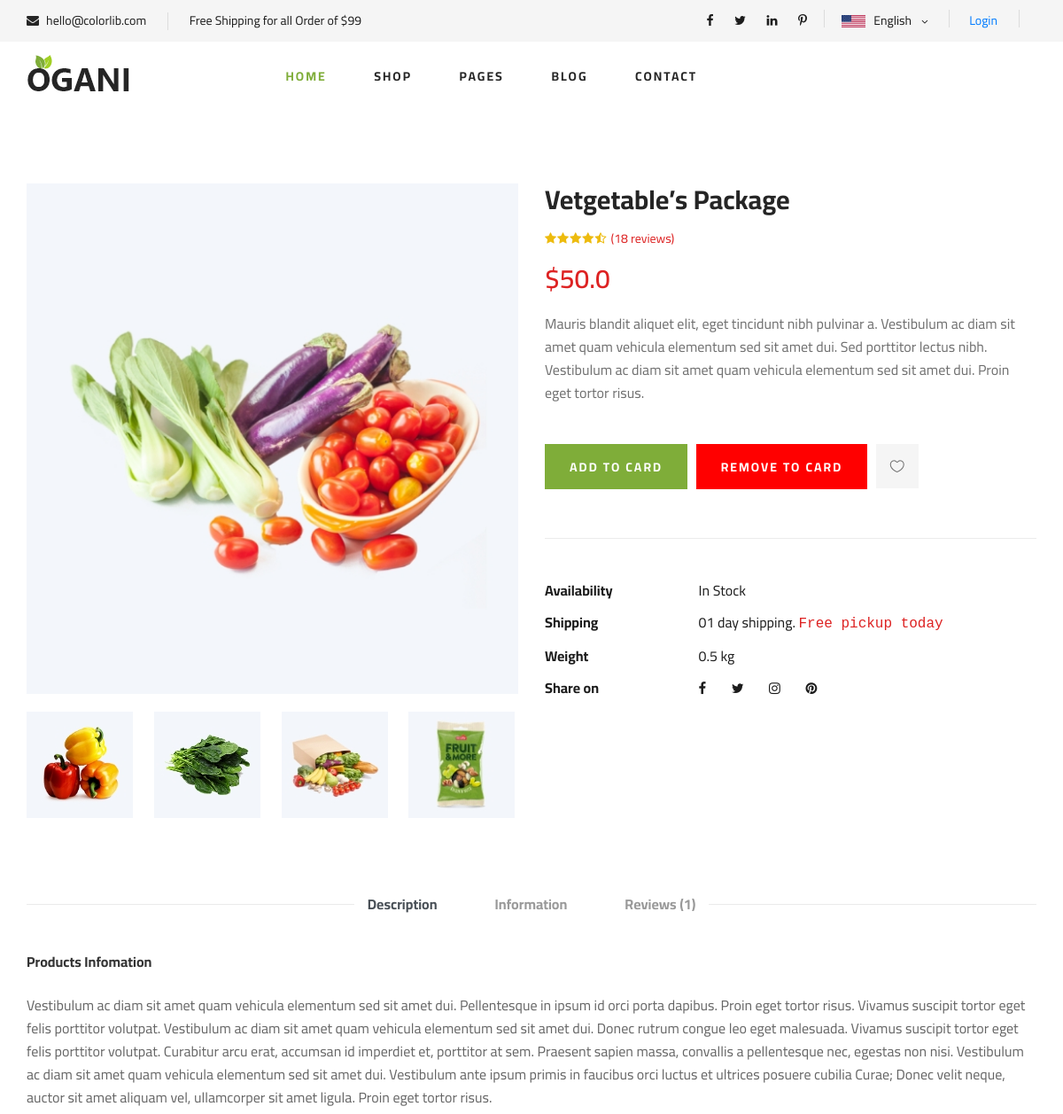
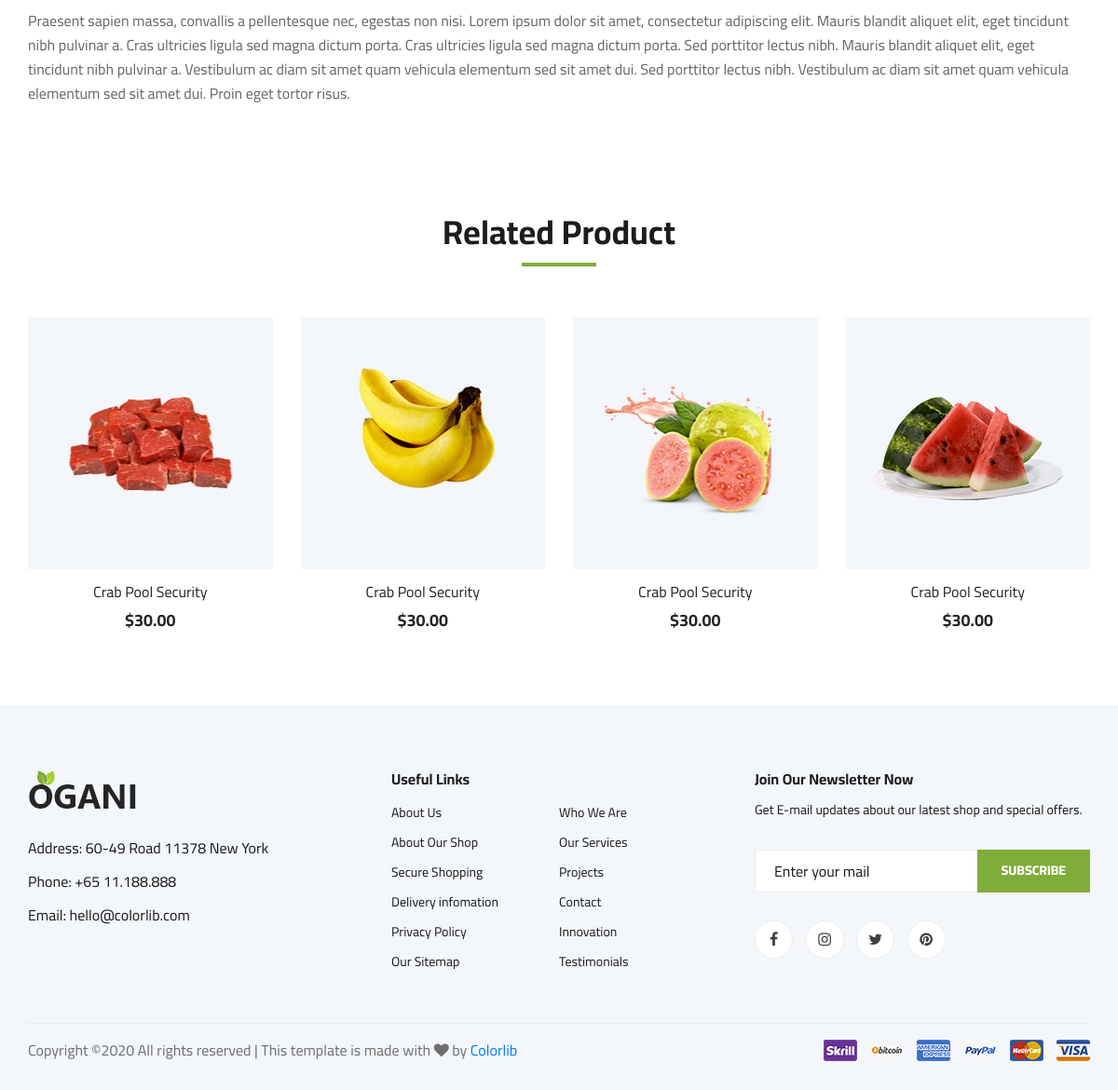
Screenshot of /shop/home/vetgetables-package/ with the database file from the repository (2 pictures, top to bottom).
### shop/models.py (models this page shows, shortened)
class Item(models.Model):
    title = models.CharField(max_length=70)
    slug = models.SlugField(max_length=70)
    category = models.ForeignKey(CATEGORY,on_delete=models.CASCADE)
    description = models.TextField()
    image = models.ImageField()
    price = models.FloatField()
    Weight = models.FloatField()
    Availabil = models.BooleanField(default=False)
    def get_add_to_cart_url(self):
        return reverse('shop:add_to_cart', kwargs={'slug': self.slug})
    def get_remove_to_cart(self):
        return reverse('shop:remove_to_cart', kwargs={'slug': self.slug})

### shop/views.py (the view)
# urls.py: path('home/<str:slug>/', views.Home_Detail,name='Home_Detail'),
def Home_Detail(request,slug):
    pks = get_object_or_404(Item,slug=slug)
    parm ={
      'object':pks
    }
    return render(request,'shop/shop-details.html',parm)

### shop/templatetags/cart_template_tags.py (called while the page is built)
@register.filter
def dollar(number):
    return '$'+str(number)

### templates/shop/shop-details.html (shortened to what this page needs)
{% extends "base.html" %}
{% block contect %}
    <section class="product-details spad">
        <div class="container">
{% load cart_template_tags %}
            <div class="row">
                <div class="col-lg-6 col-md-6">
                    <div class="product__details__pic">
                        <div class="product__details__pic__item">
                            <img class="product__details__pic__item--large"
                                src="{{ object.image.url }}" alt="">
                        </div>
                        <div class="product__details__pic__slider owl-carousel">
                            <img data-imgbigurl="img/product/details/product-details-2.jpg"
                                src="img/product/details/thumb-1.jpg" alt="">
                            <img data-imgbigurl="img/product/details/product-details-3.jpg"
                                src="img/product/details/thumb-2.jpg" alt="">
                            <img data-imgbigurl="img/product/details/product-details-5.jpg"
                                src="img/product/details/thumb-3.jpg" alt="">
                            <img data-imgbigurl="img/product/details/product-details-4.jpg"
                                src="img/product/details/thumb-4.jpg" alt="">
                        </div>
                    </div>
                </div>
                <div class="col-lg-6 col-md-6">
                    <div class="product__details__text">
                        <h3>{{ object.title }}</h3>
                        <div class="product__details__rating">
                            <i class="fa fa-star"></i>
                            <i class="fa fa-star"></i>
                            <i class="fa fa-star"></i>
                            <i class="fa fa-star"></i>
                            <i class="fa fa-star-half-o"></i>
                            <span>(18 reviews)</span>
                        </div>
                        <div class="product__details__price">{{ object.price|dollar }}</div>
                        <p>{{ object.description }}</p>
                        <a href="{{ object.get_add_to_cart_url }}" class="primary-btn">ADD TO CARD</a>
                        <a href="{{ object.get_remove_to_cart }}" class="primary-btn" style="background-color: red">REMOVE TO CARD</a>
                        <a href="#" class="heart-icon"><span class="icon_heart_alt"></span></a>
                        <ul>
                            <li><b>Availability</b> <span>In Stock</span></li>
                            <li><b>Shipping</b> <span>01 day shipping. <samp>Free pickup today</samp></span></li>
                            <li><b>Weight</b> <span>0.5 kg</span></li>
                            <li><b>Share on</b>
                                <div class="share">
                                    <a href="#"><i class="fa fa-facebook"></i></a>
                                    <a href="#"><i class="fa fa-twitter"></i></a>
                                    <a href="#"><i class="fa fa-instagram"></i></a>
                                    <a href="#"><i class="fa fa-pinterest"></i></a>
                                </div>
                            </li>
                        </ul>
                    </div>
                </div>
                <div class="col-lg-12">
                    <div class="product__details__tab">
                        <ul class="nav nav-tabs" role="tablist">
                            <li class="nav-item">
                                <a class="nav-link active" data-toggle="tab" href="#tabs-1" role="tab"
                                    aria-selected="true">Description</a>
                            </li>
                            <li class="nav-item">
                                <a class="nav-link" data-toggle="tab" href="#tabs-2" role="tab"
                                    aria-selected="false">Information</a>
                            </li>
                            <li class="nav-item">
                                <a class="nav-link" data-toggle="tab" href="#tabs-3" role="tab"
                                    aria-selected="false">Reviews <span>(1)</span></a>
                            </li>
                        </ul>
                        <div class="tab-content">
                            <div class="tab-pane active" id="tabs-1" role="tabpanel">
                                <div class="product__details__tab__desc">
                                    <h6>Products Infomation</h6>
                                    <p>Vestibulum ac diam sit amet quam vehicula elementum sed sit amet dui.
                                        Pellentesque in ipsum id orci porta dapibus. Proin eget tortor risus. Vivamus
                                        suscipit tortor eget felis porttitor volutpat. Vestibulum ac diam sit amet quam
                                        vehicula elementum sed sit amet dui. Donec rutrum congue leo eget malesuada.
                                        Vivamus suscipit tortor eget felis porttitor volutpat. Curabitur arcu erat,
                                        accumsan id imperdiet et, porttitor at sem. Praesent sapien massa, convallis a
                                        pellentesque nec, egestas non nisi. Vestibulum ac diam sit amet quam vehicula
                                        elementum sed sit amet dui. Vestibulum ante ipsum primis in faucibus orci luctus
                                        et ultrices posuere cubilia Curae; Donec velit neque, auctor sit amet aliquam
                                        vel, ullamcorper sit amet ligula. Proin eget tortor risus.</p>
                                        <p>Praesent sapien massa, convallis a pellentesque nec, egestas non nisi. Lorem
                                        ipsum dolor sit amet, consectetur adipiscing elit. Mauris blandit aliquet
                                        elit, eget tincidunt nibh pulvinar a. Cras ultricies ligula sed magna dictum
                                        porta. Cras ultricies ligula sed magna dictum porta. Sed porttitor lectus
                                        nibh. Mauris blandit aliquet elit, eget tincidunt nibh pulvinar a.
                                        Vestibulum ac diam sit amet quam vehicula elementum sed sit amet dui. Sed
                                        porttitor lectus nibh. Vestibulum ac diam sit amet quam vehicula elementum
                                        sed sit amet dui. Proin eget tortor risus.</p>
                                </div>
                            </div>
                        </div>
                    </div>
                </div>
            </div>
        </div>
    </section>
    <section class="related-product">
        <div class="container">
            <div class="row">
                <div class="col-lg-12">
                    <div class="section-title related__product__title">
                        <h2>Related Product</h2>
                    </div>
                </div>
            </div>
            <div class="row">
                <div class="col-lg-3 col-md-4 col-sm-6">
                    <div class="product__item">
                        <div class="product__item__pic set-bg" data-setbg="img/product/product-1.jpg">
                        </div>
                        <div class="product__item__text">
                            <h6><a href="#">Crab Pool Security</a></h6>
                            <h5>$30.00</h5>
                        </div>
                    </div>
                </div>
                <div class="col-lg-3 col-md-4 col-sm-6">
                    <div class="product__item">
                        <div class="product__item__pic set-bg" data-setbg="img/product/product-2.jpg">
                        </div>
                        <div class="product__item__text">
                            <h6><a href="#">Crab Pool Security</a></h6>
                            <h5>$30.00</h5>
                        </div>
                    </div>
                </div>
                <div class="col-lg-3 col-md-4 col-sm-6">
                    <div class="product__item">
                        <div class="product__item__pic set-bg" data-setbg="img/product/product-3.jpg">
                        </div>
                        <div class="product__item__text">
                            <h6><a href="#">Crab Pool Security</a></h6>
                            <h5>$30.00</h5>
                        </div>
                    </div>
                </div>
                <div class="col-lg-3 col-md-4 col-sm-6">
                    <div class="product__item">
                        <div class="product__item__pic set-bg" data-setbg="img/product/product-7.jpg">
                        </div>
                        <div class="product__item__text">
                            <h6><a href="#">Crab Pool Security</a></h6>
                            <h5>$30.00</h5>
                        </div>
                    </div>
                </div>
            </div>
        </div>
    </section>
 {% endblock %}

### static/css/style.css (style rules this page uses)
html, body { height: 100%; font-family: "Cairo", sans-serif; -webkit-font-smoothing: antialiased; font-smoothing: antialiased; }
h1, h2, h3, h4, h5, h6 { margin: 0; color: #111111; font-weight: 400; font-family: "Cairo", sans-serif; }
h2 { font-size: 36px; }
h3 { font-size: 30px; }
h5 { font-size: 18px; }
h6 { font-size: 16px; }
p { font-size: 16px; font-family: "Cairo", sans-serif; color: #6f6f6f; font-weight: 400; line-height: 26px; margin: 0 0 15px 0; }
img { max-width: 100%; }
ul, ol { padding: 0; margin: 0; }
.section-title { margin-bottom: 50px; text-align: center; }
.section-title h2 { color: #1c1c1c; font-weight: 700; position: relative; }
.section-title h2:after { position: absolute; left: 0; bottom: -15px; right: 0; height: 4px; width: 80px; background: #7fad39; content: ""; margin: 0 auto; }
.set-bg { background-repeat: no-repeat; background-size: cover; background-position: top center; }
.spad { padding-top: 100px; padding-bottom: 100px; }
.primary-btn { display: inline-block; font-size: 14px; padding: 10px 28px 10px; color: #ffffff; text-transform: uppercase; font-weight: 700; background: #7fad39; letter-spacing: 2px; }
.product__item { margin-bottom: 50px; }
.product__item__pic { height: 270px; position: relative; overflow: hidden; }
.product__item__text { text-align: center; padding-top: 15px; }
.product__item__text h6 { margin-bottom: 10px; }
.product__item__text h6 a { color: #252525; }
.product__item__text h5 { color: #252525; font-weight: 700; }
.product-details { padding-top: 80px; }
.product__details__pic__item { margin-bottom: 20px; }
.product__details__pic__item img { min-width: 100%; }
.product__details__pic__slider img { cursor: pointer; }
.product__details__pic__slider.owl-carousel .owl-item img { width: auto; }
.product__details__text h3 { color: #252525; font-weight: 700; margin-bottom: 16px; }
.product__details__text .product__details__rating { font-size: 14px; margin-bottom: 12px; }
.product__details__text .product__details__rating i { margin-right: -2px; color: #EDBB0E; }
.product__details__text .product__details__rating span { color: #dd2222; margin-left: 4px; }
.product__details__text .product__details__price { font-size: 30px; color: #dd2222; font-weight: 600; margin-bottom: 15px; }
.product__details__text p { margin-bottom: 45px; }
.product__details__text .primary-btn { padding: 16px 28px 14px; margin-right: 6px; margin-bottom: 5px; }
.product__details__text .heart-icon { display: inline-block; font-size: 16px; color: #6f6f6f; padding: 13px 16px 13px; background: #f5f5f5; }
.product__details__text ul { border-top: 1px solid #ebebeb; padding-top: 40px; margin-top: 50px; }
.product__details__text ul li { font-size: 16px; color: #1c1c1c; list-style: none; line-height: 36px; }
.product__details__text ul li b { font-weight: 700; width: 170px; display: inline-block; }
.product__details__text ul li span samp { color: #dd2222; }
.product__details__text ul li .share { display: inline-block; }
.product__details__text ul li .share a { display: inline-block; font-size: 15px; color: #1c1c1c; margin-right: 25px; }
.product__details__text ul li .share a:last-child { margin-right: 0; }
.product__details__tab { padding-top: 85px; }
.product__details__tab .nav-tabs { border-bottom: none; justify-content: center; position: relative; }
.product__details__tab .nav-tabs:before { position: absolute; left: 0; top: 12px; height: 1px; width: 370px; background: #ebebeb; content: ""; }
.product__details__tab .nav-tabs:after { position: absolute; right: 0; top: 12px; height: 1px; width: 370px; background: #ebebeb; content: ""; }
.product__details__tab .nav-tabs li { margin-bottom: 0; margin-right: 65px; }
.product__details__tab .nav-tabs li:last-child { margin-right: 0; }
.product__details__tab .nav-tabs li a { font-size: 16px; color: #999999; font-weight: 700; border: none; border-top-left-radius: 0; border-top-right-radius: 0; padding: 0; }
.product__details__tab .product__details__tab__desc { padding-top: 44px; }
.product__details__tab .product__details__tab__desc h6 { font-weight: 700; color: #333333; margin-bottom: 26px; }
.product__details__tab .product__details__tab__desc p { color: #666666; }
.related-product { padding-bottom: 30px; }
.related__product__title { margin-bottom: 70px; }
@media only screen and (min-width: 1200px) { .container { max-width: 1170px; } }

### rows the page displays
Item: image (picture), title "Vetgetable’s Package", price|dollar "$50.0", description "Mauris blandit aliquet elit, eget tincidunt nibh pulvinar a. Vestibulum ac diam sit amet quam vehicula elementum sed sit amet dui. Sed porttitor lectus nibh. Vestibulum ac diam sit amet quam vehicula elementum sed sit amet dui. Proin eget tortor risus."
